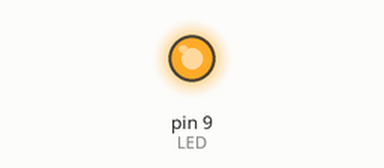
Bench run of a sketch on a simulated Arduino Uno, built with avr-gcc and run on an emulated ATmega328P. On the bench: output pins drawn as LEDs (lit = HIGH).

Above: at 0.05 s.
At 1.5 s:
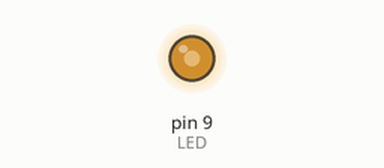
At 3.0 s:
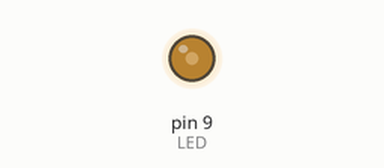
At 6.0 s:
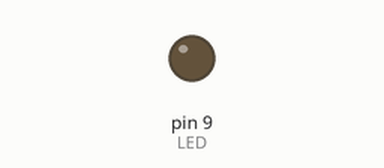
Timing chart, 0 to 7.8 s (numbered marks = the images above):
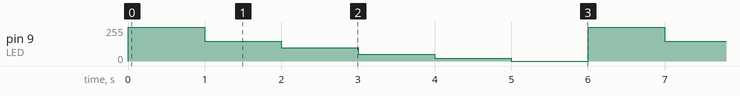

Measured:
- by itself, pin 9 (LED): repeats every 6.0 s: 150/255 1.0 s, 100/255 1.0 s, 50/255 1.0 s, 20/255 1.0 s, 0/255 1.0 s, 255/255 1.0 s

The sketch:

7_Dimming_LED_AnalogWrite.ino
```cpp
int LED = 9;
int brightest = 255;
int bright = 150;
int medium = 100;
int low = 50;
int lower = 20;
int off = 0;

void setup() {
  // put your setup code here, to run once:
  pinMode(LED, OUTPUT);

}

void loop() {
  // put your main code here, to run repeatedly:
  analogWrite(LED, brightest);
  delay(1000);

  analogWrite(LED, bright);
  delay(1000);

  analogWrite(LED, medium);
  delay(1000);

  analogWrite(LED, low);
  delay(1000);

  analogWrite(LED, lower);
  delay(1000);

  analogWrite(LED, off);
  delay(1000);

}
```
